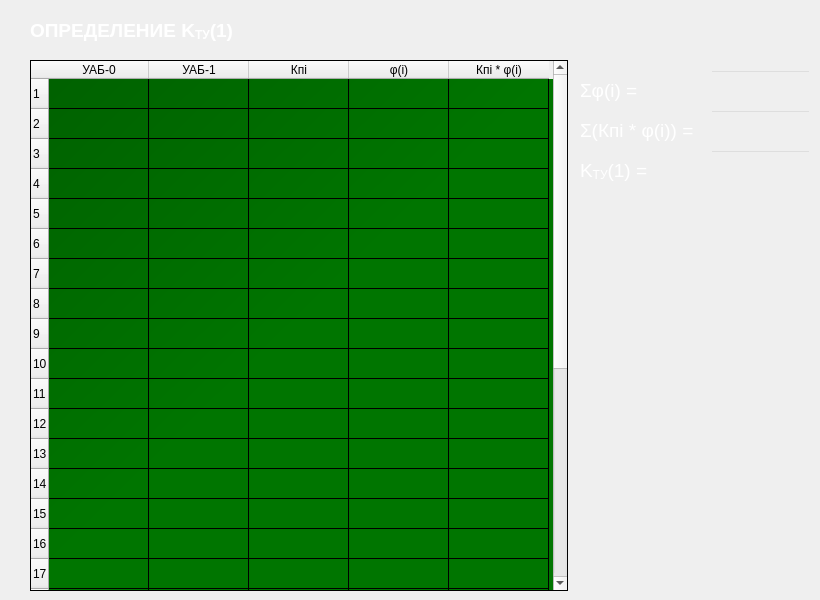
   <widget class="QWidget" name="Ch2_4">
    <widget class="QLabel" name="label_19">
     <property name="geometry">
      <rect>
       <x>30</x>
       <y>10</y>
       <width>211</width>
       <height>41</height>
      </rect>
     </property>
     <property name="styleSheet">
      <string notr="true">QLabel
{
color: white;
}</string>
     </property>
     <property name="text">
      <string>&lt;html&gt;&lt;head/&gt;&lt;body&gt;&lt;p&gt;&lt;span style=&quot; font-size:14pt; font-weight:600;&quot;&gt;ОПРЕДЕЛЕНИЕ K&lt;/span&gt;&lt;span style=&quot; font-size:14pt; font-weight:600; vertical-align:sub;&quot;&gt;ТУ&lt;/span&gt;&lt;span style=&quot; font-size:14pt; font-weight:600;&quot;&gt;(1)&lt;/span&gt;&lt;/p&gt;&lt;/body&gt;&lt;/html&gt;</string>
     </property>
    </widget>
    <widget class="QTableWidget" name="tableWidget_161">
     <property name="geometry">
      <rect>
       <x>30</x>
       <y>60</y>
       <width>538</width>
       <height>531</height>
      </rect>
     </property>
     <property name="styleSheet">
      <string notr="true">QTableWidget
{
background-color: 
qlineargradient(x1: 0, y1: 0, x2: 0.5, y2: 0.5, stop: 0 #006000, stop: 1 #007500);
color:white;
}</string>
     </property>
     <property name="columnCount">
      <number>5</number>
     </property>
     <row>
      <property name="text">
       <string>1</string>
      </property>
     </row>
     <row>
      <property name="text">
       <string>2</string>
      </property>
     </row>
     <row>
      <property name="text">
       <string>3</string>
      </property>
     </row>
     <row>
      <property name="text">
       <string>4</string>
      </property>
     </row>
     <row>
      <property name="text">
       <string>5</string>
      </property>
     </row>
     <row>
      <property name="text">
       <string>6</string>
      </property>
     </row>
     <row>
      <property name="text">
       <string>7</string>
      </property>
     </row>
     <row>
      <property name="text">
       <string>8</string>
      </property>
     </row>
     <row>
      <property name="text">
       <string>9</string>
      </property>
     </row>
     <row>
      <property name="text">
       <string>10</string>
      </property>
     </row>
     <row>
      <property name="text">
       <string>11</string>
      </property>
     </row>
     <row>
      <property name="text">
       <string>12</string>
      </property>
     </row>
     <row>
      <property name="text">
       <string>13</string>
      </property>
     </row>
     <row>
      <property name="text">
       <string>14</string>
      </property>
     </row>
     <row>
      <property name="text">
       <string>15</string>
      </property>
     </row>
     <row>
      <property name="text">
       <string>16</string>
      </property>
     </row>
     <row>
      <property name="text">
       <string>17</string>
      </property>
     </row>
     <row>
      <property name="text">
       <string>18</string>
      </property>
     </row>
     <row>
      <property name="text">
       <string>19</string>
      </property>
     </row>
     <row>
      <property name="text">
       <string>20</string>
      </property>
     </row>
     <row>
      <property name="text">
       <string>21</string>
      </property>
     </row>
     <row>
      <property name="text">
       <string>22</string>
      </property>
     </row>
     <row>
      <property name="text">
       <string>23</string>
      </property>
     </row>
     <row>
      <property name="text">
       <string>24</string>
      </property>
     </row>
     <row>
      <property name="text">
       <string>25</string>
      </property>
     </row>
     <row>
      <property name="text">
       <string>26</string>
      </property>
     </row>
     <row>
      <property name="text">
       <string>27</string>
      </property>
     </row>
     <row>
      <property name="text">
       <string>28</string>
      </property>
     </row>
     <row>
      <property name="text">
       <string>29</string>
      </property>
     </row>
     <column>
      <property name="text">
       <string>УАБ-0</string>
      </property>
     </column>
     <column>
      <property name="text">
       <string>УАБ-1</string>
      </property>
     </column>
     <column>
      <property name="text">
       <string>Кпi</string>
      </property>
     </column>
     <column>
      <property name="text">
       <string>φ(i)</string>
      </property>
     </column>
     <column>
      <property name="text">
       <string>Кпi * φ(i)</string>
      </property>
     </column>
    </widget>
    <widget class="QLabel" name="K1_l">
     <property name="geometry">
      <rect>
       <x>580</x>
       <y>150</y>
       <width>121</width>
       <height>41</height>
      </rect>
     </property>
     <property name="styleSheet">
      <string notr="true">QLabel
{
color: white;
}</string>
     </property>
     <property name="text">
      <string>&lt;html&gt;&lt;head/&gt;&lt;body&gt;&lt;p&gt;&lt;span style=&quot; font-size:14pt;&quot;&gt;K&lt;/span&gt;&lt;span style=&quot; font-size:14pt; vertical-align:sub;&quot;&gt;ТУ&lt;/span&gt;&lt;span style=&quot; font-size:14pt;&quot;&gt;(1) =&lt;/span&gt;&lt;/p&gt;&lt;/body&gt;&lt;/html&gt;</string>
     </property>
    </widget>
    <widget class="QLineEdit" name="K1">
     <property name="geometry">
      <rect>
       <x>710</x>
       <y>150</y>
       <width>101</width>
       <height>30</height>
      </rect>
     </property>
     <property name="styleSheet">
      <string notr="true">QLineEdit
{
background: rgb(0,0,0,0);
color: white;
}</string>
     </property>
     <property name="text">
      <string/>
     </property>
    </widget>
    <widget class="QLineEdit" name="sum_phi_K1">
     <property name="geometry">
      <rect>
       <x>710</x>
       <y>70</y>
       <width>101</width>
       <height>30</height>
      </rect>
     </property>
     <property name="styleSheet">
      <string notr="true">QLineEdit
{
background: rgb(0,0,0,0);
color: white;
}</string>
     </property>
     <property name="text">
      <string/>
     </property>
    </widget>
    <widget class="QLabel" name="sum_phi_K1_l">
     <property name="geometry">
      <rect>
       <x>580</x>
       <y>70</y>
       <width>121</width>
       <height>41</height>
      </rect>
     </property>
     <property name="styleSheet">
      <string notr="true">QLabel
{
color: white;
}</string>
     </property>
     <property name="text">
      <string>&lt;html&gt;&lt;head/&gt;&lt;body&gt;&lt;p&gt;&lt;span style=&quot; font-size:14pt;&quot;&gt;Σφ(i) =&lt;/span&gt;&lt;/p&gt;&lt;/body&gt;&lt;/html&gt;</string>
     </property>
    </widget>
    <widget class="QLineEdit" name="sum_Kphi_K1">
     <property name="geometry">
      <rect>
       <x>710</x>
       <y>110</y>
       <width>101</width>
       <height>30</height>
      </rect>
     </property>
     <property name="styleSheet">
      <string notr="true">QLineEdit
{
background: rgb(0,0,0,0);
color: white;
}</string>
     </property>
     <property name="text">
      <string/>
     </property>
    </widget>
    <widget class="QLabel" name="sum_Kphi_K1_l">
     <property name="geometry">
      <rect>
       <x>580</x>
       <y>110</y>
       <width>121</width>
       <height>41</height>
      </rect>
     </property>
     <property name="styleSheet">
      <string notr="true">QLabel
{
color: white;
}</string>
     </property>
     <property name="text">
      <string>&lt;html&gt;&lt;head/&gt;&lt;body&gt;&lt;p&gt;&lt;span style=&quot; font-size:14pt;&quot;&gt;Σ(Кпi * φ(i)) =&lt;/span&gt;&lt;/p&gt;&lt;/body&gt;&lt;/html&gt;</string>
     </property>
    </widget>
   </widget>
